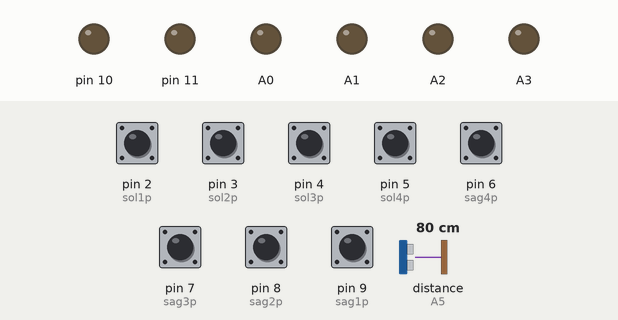
Recording of a sketch running on a simulated Arduino Uno, built with avr-gcc and run on an emulated ATmega328P. Shown: output pins drawn as LEDs (lit = HIGH). Wiring (inferred from the names in the program): ultrasonic range finder: trigger pin 12; echo A5. The inputs (shaded band) are chosen by the test bench; at power-on: pin 2 (sol1p), pin 3 (sol2p), pin 4 (sol3p), pin 5 (sol4p), pin 6 (sag4p), pin 7 (sag3p), pin 8 (sag2p), pin 9 (sag1p) HIGH, distance to the obstacle (sensor on A5) 80 cm. The echo pulse lasts 58.3 µs per cm; pins used as bus, display or sensor lines are not drawn. At 8.3 s the program stops and its outputs stay as they are.

Above: at 0.8 s.
0.9 s: distance to the obstacle (sensor on A5) set to 18 cm
2.4 s: distance to the obstacle (sensor on A5) set to 14 cm
At 3.6 s:
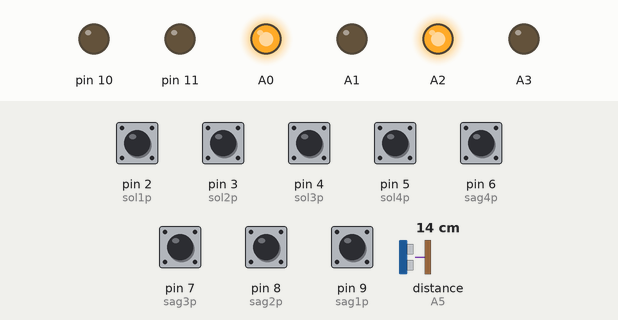
3.9 s: distance to the obstacle (sensor on A5) set to 35 cm
At 5.1 s:
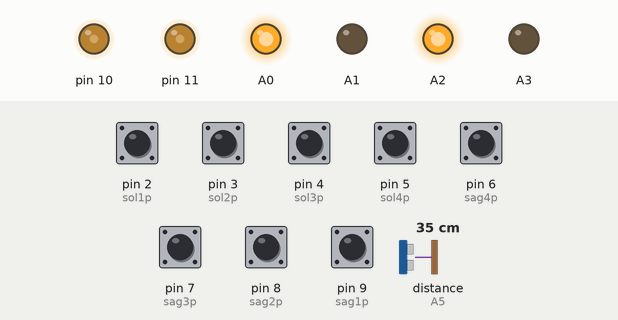
5.7 s: pin 2 (sol1p) pulled LOW for 0.15 s
At 6.1 s:
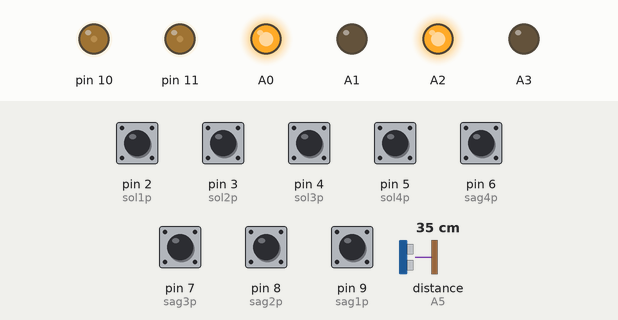
7.3 s: pin 6 (sag4p) pulled LOW for 0.15 s
At 8.4 s:
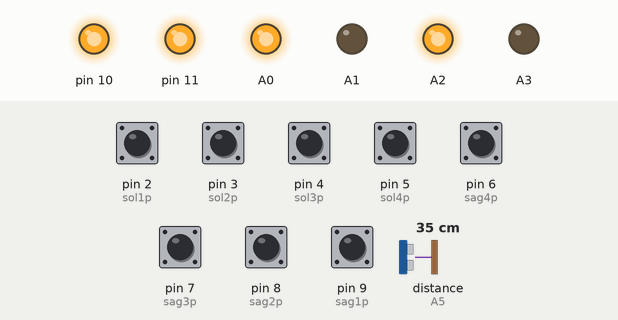
Timing chart, 0 to 9.8 s (numbered marks = the images above; inputs shaded):
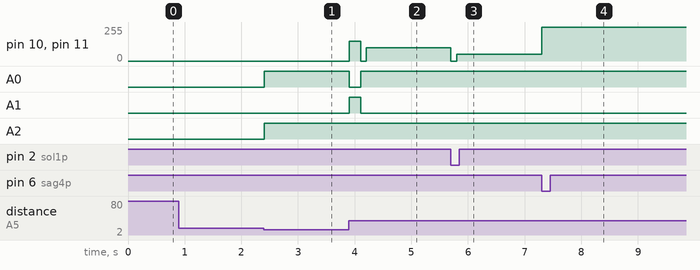

The sketch:

odturobot.ino
```cpp
#define sol1p 2
#define sol2p 3
#define sol3p 4
#define sol4p 5
#define sag4p 6
#define sag3p 7
#define sag2p 8
#define sag1p 9
int sag1, sag2, sag3, sag4, sol3, sol4, sol2, sol1;
int s=0;
int b=1;
#define trig 12
#define echo A5
int a;
int sure,mesafe,mes,m;
void setup() {
  Serial.begin(9600);
  for (int i = 2; i < 10; i++) {
    pinMode(i, INPUT_PULLUP);
  }
  pinMode(10, OUTPUT);
  pinMode(A0, OUTPUT);
  pinMode(A1, OUTPUT);
  pinMode(A2, OUTPUT);
  pinMode(A3, OUTPUT);
  pinMode(11, OUTPUT);
    pinMode(trig,OUTPUT);
  pinMode(echo,INPUT);


while(0){
 m=mesa();
m=mesa();

if(m<25){

  ileri(0);
  sol(150);
  delay(300);
  ileri(0);
  delay(100);
  ileri(100);
  while(1){
        sag4=digitalRead(sag4p);
  sag3=digitalRead(sag3p);
  sag2=digitalRead(sag2p);
  sag1=digitalRead(sag1p);
  sol1=digitalRead(sol1p);
  sol2=digitalRead(sol2p);
  sol3=digitalRead(sol3p);
  sol4=digitalRead(sol4p);
    if((sol1==s||sol2==s||sol3==s||sol4==s)&&sag3==b&&sag2==b){
      ileri(0);
      break;
    }
  }
  delay(100);
  ileri(50);
  while(1){
        sag4=digitalRead(sag4p);
  sag3=digitalRead(sag3p);
  sag2=digitalRead(sag2p);
  sag1=digitalRead(sag1p);
  sol1=digitalRead(sol1p);
  sol2=digitalRead(sol2p);
  sol3=digitalRead(sol3p);
  sol4=digitalRead(sol4p);
    if(sol1==b&&sol2==b&&sol3==b&&(sag3==s||sag2==s||sag1==s||sag4==s)){
      ileri(0);
      break;
    }
  }
  for(int i=0;i<1200;i++){
    cizgi();
    delay(1);
  }
  ileri(0);
  delay(500);
  sag(150);
  delay(300);
  ileri(0);
  delay(100);
  ileri(50);
  while(1){
        sag4=digitalRead(sag4p);
  sag3=digitalRead(sag3p);
  sag2=digitalRead(sag2p);
  sag1=digitalRead(sag1p);
  sol1=digitalRead(sol1p);
  sol2=digitalRead(sol2p);
  sol3=digitalRead(sol3p);
  sol4=digitalRead(sol4p);
    if(sag1==b&&sag2==b&&sag3==b&&(sol3==s||sol2==s||sol1==s||sol4==s)){
      ileri(0);
      for(int i=0;i<1000;i++){
        cizgi();
        delay(1);
      }

      ileri(0);
      break;
    }
}
break;
}
else{
cizgi();
}
}


while(0){
 m=mesa();
 m=mesa();
 if(m<=10){
  ileri(0);
  while(1){
    m=mesa();
    m=mesa();
    if(m>15){
    delay(500);
    break;
    }
  }
   for(int i=0;i<2000;i++){
        cizgi();
        delay(1);
      }
      ileri(0);
      break;
 }
 else{
    cizgi();
  }
}


while(1){
 m=mesa();
 m=mesa();
 if(m<15){
  ileri(0);

  while(1){
 m=mesa();
 m=mesa();
 if(a==50){
  break;
 }
 if(m<15){
  ileri(0);
 }
 else{
  cizgi3();
 }
 if(a==50){
  break;
 }
  }
  sol(150);
  delay(200);
  ileri(0);


 delay(100);
  ileri(100);
  while(1){
        sag4=digitalRead(sag4p);
  sag3=digitalRead(sag3p);
  sag2=digitalRead(sag2p);
  sag1=digitalRead(sag1p);
  sol1=digitalRead(sol1p);
  sol2=digitalRead(sol2p);
  sol3=digitalRead(sol3p);
  sol4=digitalRead(sol4p);
    if((sol1==s||sol2==s||sol3==s||sol4==s)&&sag3==b&&sag2==b){
      ileri(0);
      break;
    }
  }
  delay(100);
  ileri(50);
  while(1){
        sag4=digitalRead(sag4p);
  sag3=digitalRead(sag3p);
  sag2=digitalRead(sag2p);
  sag1=digitalRead(sag1p);
  sol1=digitalRead(sol1p);
  sol2=digitalRead(sol2p);
  sol3=digitalRead(sol3p);
  sol4=digitalRead(sol4p);
    if(sol1==b&&sol2==b&&sol3==b&&(sag3==s||sag2==s||sag1==s||sag4==s)){
      ileri(0);
      break;
    }
  }
  for(int i=0;i<1000;i++){
    cizgi();
    delay(1);
  }

while(1);

 }

 else{
  cizgi();
 }

}


}

void loop() {

cizgi3();
//  Serial.print("sol1=");
//  Serial.println(sol1);
//  Serial.print("sol2=");
//  Serial.println(sol2);
//  Serial.print("sol3=");
//  Serial.println(sol3);
//  Serial.print("sol4=");
//  Serial.println(sol4);
//  Serial.print("sag4=");
//  Serial.println(sag4);
//  Serial.print("sag3=");
//  Serial.println(sag3);
//  Serial.print("sag2=");
//  Serial.println(sag2);
//  Serial.print("sag1=");
//  Serial.println(sag1);
//  Serial.println("=====================================================");


}
void cizgi3(){
    sag4=digitalRead(sag4p);
  sag3=digitalRead(sag3p);
  sag2=digitalRead(sag2p);
  sag1=digitalRead(sag1p);
  sol1=digitalRead(sol1p);
  sol2=digitalRead(sol2p);
  sol3=digitalRead(sol3p);
  sol4=digitalRead(sol4p);
  if(sol2==b&&sol3==b&&(sol4==s||sag4==s)&&sag3==b&&sag2==b&&sol1==b&&sag1==b){
  ileri(50);
}

else if((sol1==s||sol2==s||sol3==s||sol4==s)&&sag3==b&&sag2==b){
  if(sol4==s){
    sol(100);
  }
 else if(sol1==s){
    sol(100);
  }
  else if(sol2==s){
   analogWrite(10, 75);
  digitalWrite(A0, HIGH);
  digitalWrite(A1, LOW);
  analogWrite(11, 255);
  digitalWrite(A2, HIGH);
  digitalWrite(A3, LOW);
  }
  else if(sol3==s){
     analogWrite(10, 100);
  digitalWrite(A0, HIGH);
  digitalWrite(A1, LOW);
  analogWrite(11, 200);
  digitalWrite(A2, HIGH);
  digitalWrite(A3, LOW);
  }
}
else if(sol1==b&&sol2==b&&sol3==b&&(sag3==s||sag2==s||sag1==s||sag4==s)){
  if(sag4==s){
    sag(100);
  }
  else if(sag1==s){
    sag(100);
  }
  else if(sag2==s){
   analogWrite(10, 255);
  digitalWrite(A0, HIGH);
  digitalWrite(A1, LOW);
  analogWrite(11, 75);
  digitalWrite(A2, HIGH);
  digitalWrite(A3, LOW);
  }
  else if(sag3==s){
     analogWrite(10, 200);
  digitalWrite(A0, HIGH);
  digitalWrite(A1, LOW);
  analogWrite(11, 100);
  digitalWrite(A2, HIGH);
  digitalWrite(A3, LOW);
  }
}
else if(sol2==b&&sol3==b&&sol4==b&&sag4==b&&sag3==b&&sag2==b&&sag1==b&&sol1==b){
  ileri(0);
  a=50;
}
else{
  ileri(125);
}
}


void cizgi(){
    sag4=digitalRead(sag4p);
  sag3=digitalRead(sag3p);
  sag2=digitalRead(sag2p);
  sag1=digitalRead(sag1p);
  sol1=digitalRead(sol1p);
  sol2=digitalRead(sol2p);
  sol3=digitalRead(sol3p);
  sol4=digitalRead(sol4p);
  if(sol2==b&&sol3==b&&(sol4==s||sag4==s)&&sag3==b&&sag2==b&&sol1==b&&sag1==b){
  ileri(255);
}
else if(sag4==s){
  sag(150);
}
 else if(sag1==s){
  sag(100);
 }
 else if(sag2==s){
   analogWrite(10, 255);
  digitalWrite(A0, HIGH);
  digitalWrite(A1, LOW);
  analogWrite(11, 100);
  digitalWrite(A2, HIGH);
  digitalWrite(A3, LOW);
 }
 else if(sag3==s){
   analogWrite(10, 200);
  digitalWrite(A0, HIGH);
  digitalWrite(A1, LOW);
  analogWrite(11, 100);
  digitalWrite(A2, HIGH);
  digitalWrite(A3, LOW);
 }


 else if(sol4==s){
  sol(150);
}
 else if(sol1==s){
  sol(100);
 }
 else if(sol2==s){
   analogWrite(10, 100);
  digitalWrite(A0, HIGH);
  digitalWrite(A1, LOW);
  analogWrite(11, 255);
  digitalWrite(A2, HIGH);
  digitalWrite(A3, LOW);
 }
 else if(sol3==s){
   analogWrite(10, 100);
  digitalWrite(A0, HIGH);
  digitalWrite(A1, LOW);
  analogWrite(11, 200);
  digitalWrite(A2, HIGH);
  digitalWrite(A3, LOW);
 }

}
int mesa(){
  digitalWrite(trig,HIGH);
  delay(1);
  digitalWrite(trig,LOW);
  sure=pulseIn(echo,HIGH);
  mesafe=(sure/2)/29.1;
  return mesafe;
}
void ileri(int a) {
  analogWrite(10, a);
  digitalWrite(A0, HIGH);
  digitalWrite(A1, LOW);
  analogWrite(11, a);
  digitalWrite(A2, HIGH);
  digitalWrite(A3, LOW);
}
void geri(int a) {
  analogWrite(10, a);
  digitalWrite(A0, LOW);
  digitalWrite(A1, HIGH);
  analogWrite(11, a);
  digitalWrite(A2, LOW);
  digitalWrite(A3, HIGH);
}
void sol(int a) {
  analogWrite(10, a);
  digitalWrite(A0, LOW);
  digitalWrite(A1, HIGH);
  analogWrite(11, a);
  digitalWrite(A2, HIGH);
  digitalWrite(A3, LOW);
}
void sag(int a) {
  analogWrite(10, a);
  digitalWrite(A0, HIGH);
  digitalWrite(A1, LOW);
  analogWrite(11, a);
  digitalWrite(A2, LOW);
  digitalWrite(A3, HIGH);
}

//if(sol1==sol2==sol3==sag3==sag2==sag1==b&&sag4==sol4==1){
//  ileri(200);
//}
//else if(sol1==sol2==sol4==sag4==sag3==sag2==sag1==b&&sol3==s){
//  sol(50);
//}
//else if(sol1==sol4==sag4==sag3==sag2==sag1==b&&sol3==sol2==s){
//  sol(75);
//}
//else if(sol1==sol3==sol4==sag4==sag3==sag2==sag1==b&&sol2==s){
//  sol(100);
//}
//else if(sol1==sol4==sag4==sag3==sag2==sag1==b&&sol3==sol2==s){
//  sol(125);
//}
//else if(sol3==sol2==sol4==sag4==sag3==sag2==sag1==b&&sol1==s){
//  sol(150);
//}
//else if(sol3==sol4==sag4==sag3==sag2==sag1==b&&sol2==sol1==s){
//  sol(175);
//}
//else if(sol1==sol2==sol3==sol4==s&&sag4==sag3==sag2==sag1==b){
//  sol(200);
//}
//
//else if(sag1==sag2==sag4==sol4==sol3==sol2==sol1==b&&sag3==s){
//  sag(50);
//}
//else if(sag1==sag4==sol4==sol3==sol2==sol1==b&&sag3==sag2==s){
//  sag(75);
//}
//else if(sag1==sag3==sag4==sol4==sol3==sol2==sol1==b&&sag2==s){
//  sag(100);
//}
//else if(sag1==sag4==sol4==sol3==sol2==sol1==b&&sag3==sag2==s){
//  sag(125);
//}
//else if(sag3==sag2==sag4==sol4==sol3==sol2==sol1==b&&sag1==s){
//  sag(150);
//}
//else if(sag3==sag4==sol4==sol3==sol2==sol1==b&&sag2==sag1==s){
//  sag(175);
//}
//else if(sol1==sol2==sol3==sol4==s&&sag4==sag3==sag2==sag1==b){
//  sol(200);
//}
```

Measured:
- the behaviour switches between 16 and 15 cm on distance to the obstacle (sensor on A5) (found by bisection; images 0 and 1)
- after the input at 0.9 s, every drawn part: stays the same
- after the input at 2.4 s, A0, A2: LOW → HIGH at once
- after the input at 3.9 s, pin 10, pin 11: 0/255 → 150/255 at once, → 0/255 0.20 s later, → 100/255 0.10 s later; A0: HIGH → LOW at once, → HIGH 0.20 s later; A1: LOW → HIGH at once, → LOW 0.20 s later
- after the input at 5.7 s, pin 10, pin 11: 100/255 → 0/255 at once, → 50/255 0.10 s later
- after the input at 7.3 s, pin 10, pin 11: 50/255 → 255/255 at once
